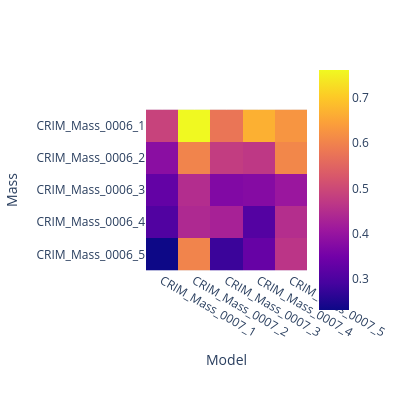

The cell this chart's notebook holds for it:
### Code cell
fig = px.imshow(central_portion, width=400, height=400)
fig

### Figure 1 — Plotly figure (JSON) as saved in the notebook; plotly's stock layout.template omitted (floating-point values rounded to 4 significant figures)
{"data": [{"coloraxis": "coloraxis", "hovertemplate": "Model: %{x}<br>Mass: %{y}<br>color: %{z}<extra></extra>", "name": "0", "type": "heatmap", "x": ["CRIM_Mass_0007_1", "CRIM_Mass_0007_2", "CRIM_Mass_0007_3", "CRIM_Mass_0007_4", "CRIM_Mass_0007_5"], "xaxis": "x", "y": ["CRIM_Mass_0006_1", "CRIM_Mass_0006_2", "CRIM_Mass_0006_3", "CRIM_Mass_0006_4", "CRIM_Mass_0006_5"], "yaxis": "y", "z": [[0.4889, 0.7611, 0.5778, 0.6667, 0.6278], [0.3839, 0.6019, 0.4787, 0.4692, 0.6066], [0.3301, 0.4485, 0.3709, 0.3767, 0.4058], [0.3059, 0.4408, 0.4276, 0.3092, 0.4507], [0.2321, 0.6012, 0.2798, 0.3333, 0.4643]]}], "layout": {"coloraxis": {"colorscale": [[0, "#0d0887"], [0.1111, "#46039f"], [0.2222, "#7201a8"], [0.3333, "#9c179e"], [0.4444, "#bd3786"], [0.5556, "#d8576b"], [0.6667, "#ed7953"], [0.7778, "#fb9f3a"], [0.8889, "#fdca26"], [1, "#f0f921"]]}, "height": 400, "margin": {"t": 60}, "width": 400, "xaxis": {"anchor": "y", "autorange": true, "constrain": "domain", "domain": [0, 1], "range": [-0.5, 4.5], "scaleanchor": "y", "title": {"text": "Model"}, "type": "category"}, "yaxis": {"anchor": "x", "autorange": true, "constrain": "domain", "domain": [0.1031, 0.8969], "range": [4.5, -0.5], "title": {"text": "Mass"}, "type": "category"}}}
